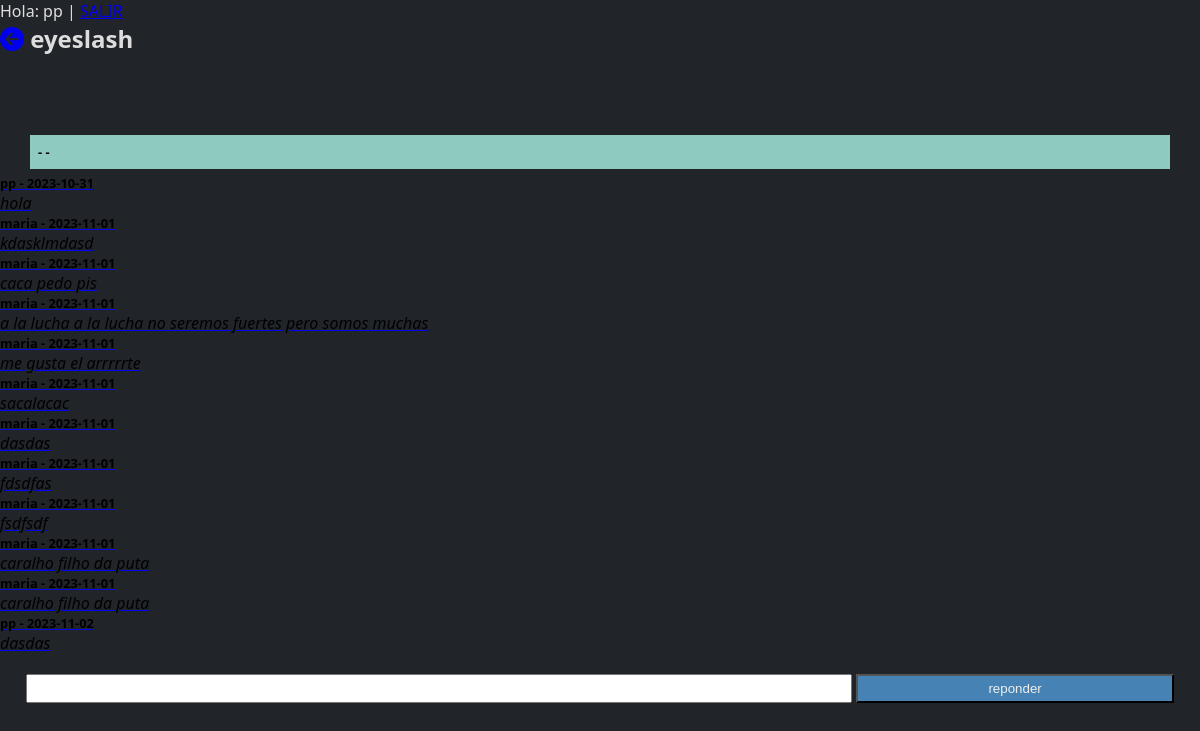
Screenshot of /foro/publicacion.php (signed in) with the database file from the repository.
### tables this page shows
CREATE TABLE `usuarios` (
  `ID_user` int(11) NOT NULL,
  `Usuario` varchar(30) NOT NULL,
  `Pass` varchar(100) NOT NULL,
  `Email` varchar(100) NOT NULL,
  `Token_u` int(225) NOT NULL,
  `Img_u` varchar(100) NOT NULL,
  `tablas_usuario` varchar(255) NOT NULL,
  `Rol_ID` int(5) NOT NULL DEFAULT 2
);

CREATE TABLE `eyeslash_global` (
  `ID_publi` int(11) NOT NULL,
  `Publicacion` text NOT NULL,
  `ID_user` int(11) NOT NULL,
  `Respuesta_ID_publi` int(11) NOT NULL,
  `Cant_respuestas` int(11) NOT NULL,
  `Fecha_publi` varchar(16) NOT NULL,
  `Hora_publi` varchar(10) NOT NULL
);

### foro/publicacion.php (the view, shortened to what this page needs)
<!DOCTYPE html>
<html lang="en">
<head>
    <link rel="stylesheet" href="css/estilosred.css">
    <link rel="stylesheet" href="https://cdnjs.cloudflare.com/ajax/libs/font-awesome/6.4.2/css/all.min.css" />
</head>
<body>
    <?php
    require_once("../conexion.php");
    if (isset($_SESSION['ID_user'])) {
        $sqlSes = "SELECT * FROM usuarios WHERE ID_user = '" . $_SESSION['ID_user'] . "'";
        $consultaSes = mysqli_query($conexion, $sqlSes);
        if(mysqli_num_rows($consultaSes)>0){
            $registro = mysqli_fetch_array($consultaSes);
            $usuario = $registro['Usuario'];
        }else{
            echo 'error';
        }
        echo '<div class="header">';
        echo '<span>Hola: ' . $usuario . '</span> | ';
        echo '<a href="logout.php">SALIR</a>';
        echo '</div>';
        $id_publi = $_GET['id_publi'];
    } else {
        header('location:index.php');
    }
    ?>
    <?php
    $sql1 = "SELECT p.ID_publi, p.Publicacion, p.ID_user, p.Respuesta_ID_publi, p.Fecha_publi, p.Cant_respuestas, u.Usuario
    FROM eyeslash_global p
    JOIN usuarios u ON p.ID_user = U.ID_user AND ID_publi = '$id_publi'";
    $consulta1 = mysqli_query($conexion, $sql1);
    $fila = mysqli_fetch_assoc($consulta1);
    $sql2 = "SELECT p.ID_publi, p.Publicacion, p.ID_user, p.Respuesta_ID_publi, p.Fecha_publi, u.Usuario
    FROM eyeslash_global p
    JOIN usuarios u ON p.ID_user = U.ID_user AND Respuesta_ID_publi = '$id_publi' ORDER BY Fecha_publi asc";
    $consulta = mysqli_query($conexion, $sql2);
    echo '<div class="eyeslash">';
    echo '<h2><a href="publicaciones.php"><i class="fa-solid fa-circle-arrow-left"></i></a> eyeslash</h2>';
    echo '<div class="cont_publis">';
    echo '<div class="abierta"><div class="publi_user"><p>' . $fila['Usuario'] . ' - ' . $fila['Fecha_publi'] . ' - <span class="cant">' . $fila['Cant_respuestas'] . '</span></p></div><div class="publi_texto"><p>' . $fila['Publicacion'] . '</p></div></div>';
    while ($registro = mysqli_fetch_assoc($consulta)) {
        echo '<a href="publicacion.php?id_publi=' . $registro['ID_publi'] . '"><div class="publi"><div class="publi_user"><p>' . $registro['Usuario'] . ' - ' . $registro['Fecha_publi'] . '</p></div><div class="publi_texto"><p>' . $registro['Publicacion'] . '</p></div></div></a>';
    }
    echo '</div>';
    echo '
    <form action="" method="post">
    <input type="text" name="publi" id="publi" required>
    <input type="submit" name="responder" value="reponder">
    </form>
    ';
    echo '</div>';
    ?>
</body>
</html>

### foro/css/estilosred.css (style rules this page uses)
* { margin: 0; padding: 0; box-sizing: border-box; }
body { font-family: 'Segoe UI', Tahoma, Geneva, Verdana, sans-serif; background: #212529; color: #ddd; }
.eyeslash .abierta { width: 95%; margin: auto; padding: 8px; margin-bottom: 5px; background: rgb(143, 202, 192); color: #eee; margin-top: 80px; }
.eyeslash .publi_user p { width: 100%; text-align: left; font-size: 0.8em; font-weight: bold; color: #000; }
.eyeslash .publi_texto p { font-size: 1em; font-style: italic; color: #000; }
.eyeslash form { width: 100%; margin: 10px auto; padding: 10px; text-align: center; }
.eyeslash form input[type=text] { width: 70%; padding: 5px; }
.eyeslash form input[type=submit] { width: 27%; padding: 5px; background: steelblue; color: #eee; }

### rows the page displays
usuarios: Usuario "pp"
eyeslash_global: ID_user.Usuario "pp", Fecha_publi "2023-10-31", Publicacion "hola"
eyeslash_global: ID_user.Usuario "maria", Fecha_publi "2023-11-01", Publicacion "kdasklmdasd"
eyeslash_global: ID_user.Usuario "maria", Fecha_publi "2023-11-01", Publicacion "caca pedo pis"
eyeslash_global: ID_user.Usuario "maria", Fecha_publi "2023-11-01", Publicacion "a la lucha a la lucha no seremos fuertes pero somos muchas"
eyeslash_global: ID_user.Usuario "maria", Fecha_publi "2023-11-01", Publicacion "me gusta el arrrrrte"
eyeslash_global: ID_user.Usuario "maria", Fecha_publi "2023-11-01", Publicacion "sacalacac"
eyeslash_global: ID_user.Usuario "maria", Fecha_publi "2023-11-01", Publicacion "dasdas"
eyeslash_global: ID_user.Usuario "maria", Fecha_publi "2023-11-01", Publicacion "fdsdfas"
eyeslash_global: ID_user.Usuario "maria", Fecha_publi "2023-11-01", Publicacion "fsdfsdf"
eyeslash_global: ID_user.Usuario "maria", Fecha_publi "2023-11-01", Publicacion "caralho filho da puta"
eyeslash_global: ID_user.Usuario "maria", Fecha_publi "2023-11-01", Publicacion "caralho filho da puta"
eyeslash_global: ID_user.Usuario "pp", Fecha_publi "2023-11-02", Publicacion "dasdas"
